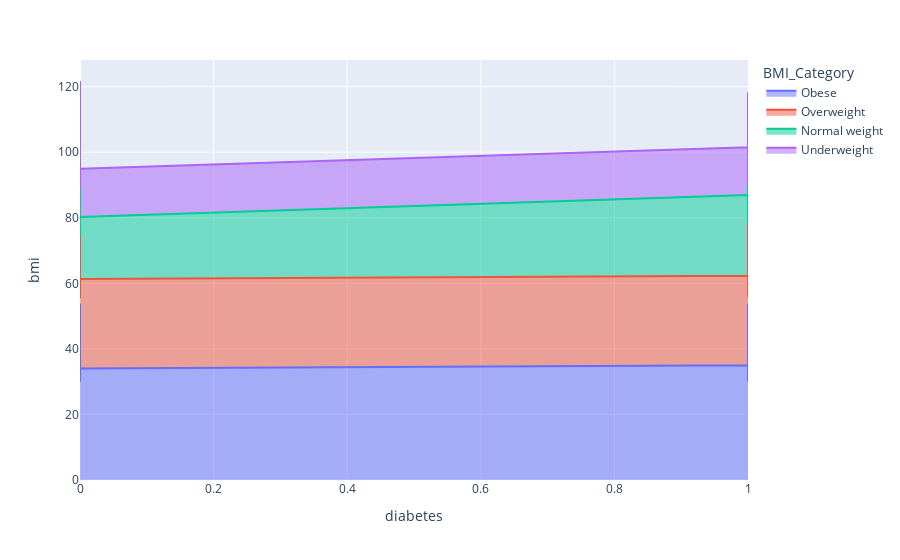

Write notebook code for a chart like this one.
### Code cell
#Plotly - Area plot
fig = px.area(df,x='diabetes', y='bmi', color='BMI_Category')
fig.show()

### Figure 1 — Plotly figure (JSON) as saved in the notebook; plotly's stock layout.template omitted (floating-point values rounded to 4 significant figures; data arrays with more than 128 entries replaced by an {"elided": "..."} marker saying what was removed)
{"data": [{"fillpattern": {"shape": ""}, "hovertemplate": "BMI_Category=Obese<br>diabetes=%{x}<br>bmi=%{y}<extra></extra>", "legendgroup": "Obese", "line": {"color": "#636efa"}, "marker": {"symbol": "circle"}, "mode": "lines", "name": "Obese", "orientation": "v", "showlegend": true, "stackgroup": "1", "type": "scatter", "x": {"elided": "2249 int values"}, "xaxis": "x", "y": {"elided": "2249 float values"}, "yaxis": "y"}, {"fillpattern": {"shape": ""}, "hovertemplate": "BMI_Category=Overweight<br>diabetes=%{x}<br>bmi=%{y}<extra></extra>", "legendgroup": "Overweight", "line": {"color": "#EF553B"}, "marker": {"symbol": "circle"}, "mode": "lines", "name": "Overweight", "orientation": "v", "showlegend": true, "stackgroup": "1", "type": "scatter", "x": {"elided": "4518 int values"}, "xaxis": "x", "y": {"elided": "4518 float values"}, "yaxis": "y"}, {"fillpattern": {"shape": ""}, "hovertemplate": "BMI_Category=Normal weight<br>diabetes=%{x}<br>bmi=%{y}<extra></extra>", "legendgroup": "Normal weight", "line": {"color": "#00cc96"}, "marker": {"symbol": "circle"}, "mode": "lines", "name": "Normal weight", "orientation": "v", "showlegend": true, "stackgroup": "1", "type": "scatter", "x": {"elided": "2195 int values"}, "xaxis": "x", "y": {"elided": "2195 float values"}, "yaxis": "y"}, {"fillpattern": {"shape": ""}, "hovertemplate": "BMI_Category=Underweight<br>diabetes=%{x}<br>bmi=%{y}<extra></extra>", "legendgroup": "Underweight", "line": {"color": "#ab63fa"}, "marker": {"symbol": "circle"}, "mode": "lines", "name": "Underweight", "orientation": "v", "showlegend": true, "stackgroup": "1", "type": "scatter", "x": {"elided": "849 int values"}, "xaxis": "x", "y": {"elided": "849 float values"}, "yaxis": "y"}], "layout": {"legend": {"title": {"text": "BMI_Category"}, "tracegroupgap": 0}, "margin": {"t": 60}, "xaxis": {"anchor": "y", "domain": [0, 1], "title": {"text": "diabetes"}}, "yaxis": {"anchor": "x", "domain": [0, 1], "title": {"text": "bmi"}}}}
